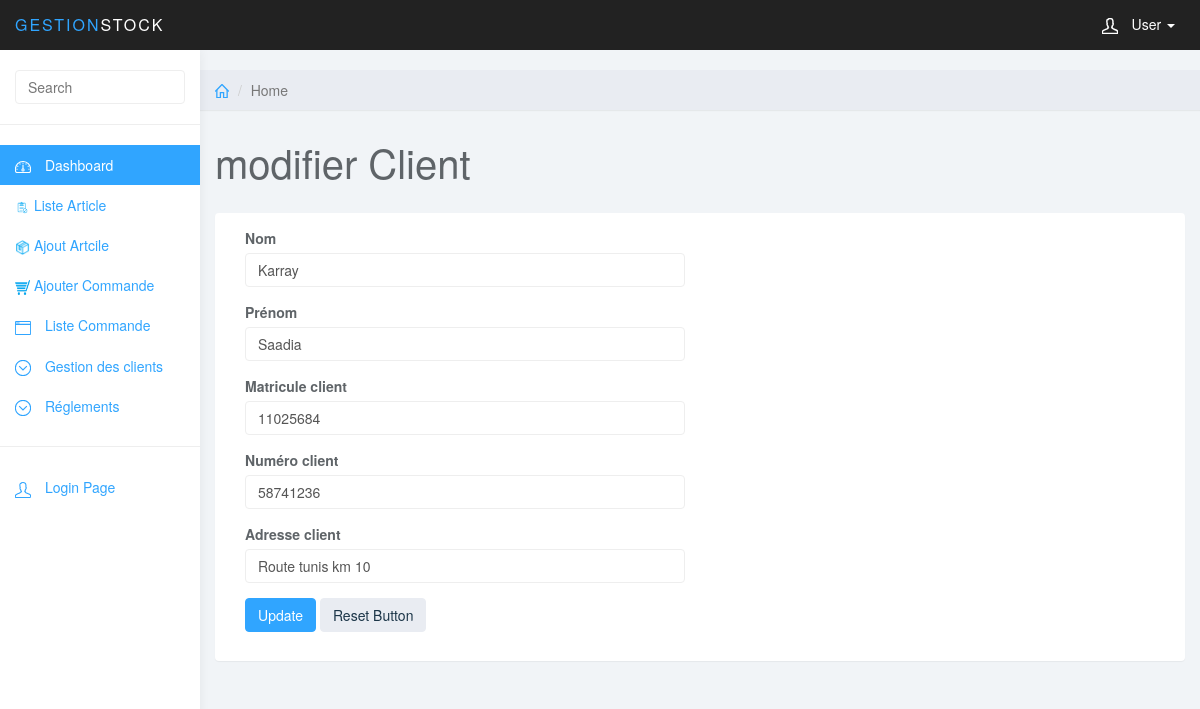
Page /index.controller.php?controller=client&action=showEdit&id=22 on the committed database.
### tables this page shows
CREATE TABLE `client` (
  `id` int(11) NOT NULL,
  `num_tel` varchar(8) NOT NULL,
  `adr_client` varchar(50) NOT NULL,
  `type_id` char(1) NOT NULL,
  `mat_fiscale` varchar(10) NOT NULL,
  `mat_client` varchar(8) NOT NULL,
  `nom_client` varchar(20) NOT NULL,
  `prenom_client` varchar(20) NOT NULL
);

### models/client.class.php (called while the page is built, shortened)
<?php
class Client
{
	private $id;
public function __construct($id,$num_tel,$adr_client,$type_id,$mat_fiscale,$mat_client,$nom_client,$prenom_client)
	{
		$this->id=$id;
	}
	public function findOne($cnx)
	{
		$query = ("SELECT * FROM client where id='".$this->id."'" );
		$tab=$cnx->query($query)->fetch(PDO::FETCH_OBJ);
		return $tab;
	}
}
?>

### views/client/client_edit.php (the view, shortened to what this page needs)
<?php include('include/header.php') ?>
	<div class="col-sm-9 col-sm-offset-3 col-lg-10 col-lg-offset-2 main">
		<div class="row">
			<ol class="breadcrumb">
				<li><a href="index.php"><svg class="glyph stroked home"><use xlink:href="#stroked-home"></use></svg></a></li>
				<li class="active">Home</li>
			</ol>
		</div>
		<div class="row">
			<div class="col-lg-12">
				<h1 class="page-header">modifier Client</h1>
			</div>
		</div>
		<div class="row">
			<div class="col-lg-12">
				<div class="panel panel-default">
					<div class="panel-body">
						<div class="col-md-6">
							<?php
							if($res->type_id=="0"){ ?>
                                <form role="form" action="index.controller.php?action=edit&controller=client&id=<?php echo $res->id; ?>" method="post"  controller="client" enctype="multipart/form-data">
								<div class="form-group">
									<label>Nom</label>
									<input value="<?php echo $res->nom_client; ?>" name="nom_client" class="form-control" placeholder="Placeholder">
								</div>
								<div class="form-group">
									<label>Prénom</label>
									<input value="<?php echo $res->prenom_client; ?>" name="prenom_client" class="form-control"  placeholder="Placeholder">
								</div>
								<div class="form-group">
									<label>Matricule client</label>
									<input value="<?php echo $res->mat_client; ?>" name="mat_client" class="form-control"  type="number" placeholder="Placeholder">
								</div>
								<div class="form-group">
									<label>Numéro client</label>
									<input value="<?php echo $res->num_tel; ?>" name="num_tel" class="form-control"  type="number" placeholder="Placeholder">
								</div>
								<div class="form-group">
									<label>Adresse client</label>
									<input value="<?php echo $res->adr_client; ?>" name="adr_client" class="form-control" placeholder="Placeholder">
								</div>
							<div>
								<input  type="submit" class="btn btn-primary" value="Update"/>
								<button  type="reset" class="btn btn-default">Reset Button</button>
							</div>
						</form>
						<?php }else if($res->type_id=="1") {?>
						       <form role="form" action="index.controller.php?action=edit&controller=client&id=<?php echo $res->id; ?>" method="post"  controller="client" enctype="multipart/form-data">
								<div class="form-group">
									<label>Nom Société</label>
									<input value="<?php echo $res->nom_client; ?>" name="nom_client" class="form-control" placeholder="Placeholder">
								</div>
								<div class="form-group">
									<label>matricule fiscale</label>
									<input value="<?php echo $res->mat_fiscale; ?>" name="mat_fiscale" class="form-control" placeholder="Placeholder">
								</div>
								<div class="form-group">
									<label>Numéro Société</label>
									<input value="<?php echo $res->num_tel; ?>" name="num_tel" class="form-control"  placeholder="Placeholder">
								</div>
								<div class="form-group">
									<label>Adresse Société</label>
									<input value="<?php echo $res->adr_client; ?>" name="adr_client" class="form-control" placeholder="Placeholder">
								</div>
							<div>
								<input  type="submit" class="btn btn-primary" value="Update"/>
								<button  type="reset" class="btn btn-default">Reset Button</button>
							</div>
						</form>
						<?php }?>
					</div>
				</div>
			</div>
		</div>
	</div>

### css/styles.css (style rules this page uses)
body { background: #f1f4f7; padding-top: 50px; color: #5f6468; }
a, a:hover, a:focus { color: #30a5ff; }
h1, h2, h3, h4, h5, h6 { color: #5f6468; }
h1 { font-weight: 300; font-size: 40px; }
.form-control { border: 1px solid #eee; box-shadow: none; }
.btn-default, .btn-default:hover, .btn-default:focus, .btn-default:active, .btn-default.active, .open > .dropdown-toggle.btn-default, .btn-default.disabled, .btn-default[disabled], fieldset[disabled] .btn-default, .btn-default.disabled:hover, .btn-default[disabled]:hover, fieldset[disabled] .btn-default:hover, .btn-default.disabled:focus, .btn-default[disabled]:focus, fieldset[disabled] .btn-default:focus, .btn-default.disabled:active, .btn-default[disabled]:active, fieldset[disabled] .btn-default:active, .btn-default.disabled.active, .btn-default[disabled].active, fieldset[disabled] .btn-default.active { background-color: #e9ecf2; border-color: #e9ecf2; color: #1b3548; }
.btn-primary, .btn-primary:hover, .btn-primary:focus, .btn-primary:active, .btn-primary.active, .open > .dropdown-toggle.btn-primary, .btn-primary.disabled, .btn-primary[disabled], fieldset[disabled] .btn-primary, .btn-primary.disabled:hover, .btn-primary[disabled]:hover, fieldset[disabled] .btn-primary:hover, .btn-primary.disabled:focus, .btn-primary[disabled]:focus, fieldset[disabled] .btn-primary:focus, .btn-primary.disabled:active, .btn-primary[disabled]:active, fieldset[disabled] .btn-primary:active, .btn-primary.disabled.active, .btn-primary[disabled].active, fieldset[disabled] .btn-primary.active { background-color: #30a5ff; border-color: #30a5ff; }
.panel { border: 0; }
.breadcrumb { border-radius: 0; padding: 10px 15px; background: #e9ecf2; box-shadow: 0 1px 1px rgba(0, 0, 0, .05); margin: 0 ; }
h1.page-header { margin-top: 30px; border-bottom: 0; }
.breadcrumb .glyph { height: 14px; width: 14px; margin: -2px 0 0 0; stroke-width: 4px; }

### rows in the picture
client: nom_client "Karray", prenom_client "Saadia", mat_client "11025684", num_tel "58741236", adr_client "Route tunis km 10"
